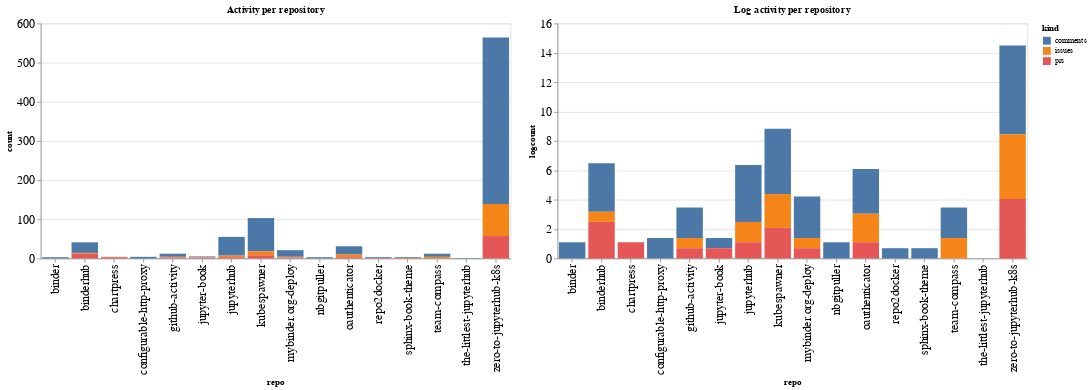

The code cell stored with this chart in its notebook:
### Code cell
ch1 = alt.Chart(repo_summaries, width=600, title="Activity per repository").mark_bar().encode(
    x='repo',
    y='count',
    color='kind',
    tooltip="kind"
)

ch2 = alt.Chart(repo_summaries, width=600, title="Log activity per repository").mark_bar().encode(
    x='repo',
    y='logcount',
    color='kind',
    tooltip="kind"
)

ch1 | ch2

### Figure 1 — Vega-Lite specification as saved in the notebook (floating-point values rounded to 4 significant figures)
{"config": {"axisLeft": {"labelFontSize": 15}, "axisBottom": {"labelFontSize": 15}}, "hconcat": [{"mark": "bar", "encoding": {"color": {"type": "nominal", "field": "kind"}, "tooltip": {"type": "nominal", "field": "kind"}, "x": {"type": "nominal", "field": "repo"}, "y": {"type": "quantitative", "field": "count"}}, "title": "Activity per repository", "width": 600}, {"mark": "bar", "encoding": {"color": {"type": "nominal", "field": "kind"}, "tooltip": {"type": "nominal", "field": "kind"}, "x": {"type": "nominal", "field": "repo"}, "y": {"type": "quantitative", "field": "logcount"}}, "title": "Log activity per repository", "width": 600}], "data": {"name": "data-173277e42a2390eee1d7d6d7ed033301"}, "$schema": "https://vega.github.io/schema/vega-lite/v4.8.1.json", "datasets": {"data-173277e42a2390eee1d7d6d7ed033301": [{"repo": "binder", "kind": "comments", "count": 3, "logcount": 1.099}, {"repo": "binderhub", "kind": "comments", "count": 27, "logcount": 3.296}, {"repo": "binderhub", "kind": "issues", "count": 2, "logcount": 0.6931}, {"repo": "binderhub", "kind": "prs", "count": 12, "logcount": 2.485}, {"repo": "chartpress", "kind": "issues", "count": 1, "logcount": 0.0}, {"repo": "chartpress", "kind": "prs", "count": 3, "logcount": 1.099}, {"repo": "configurable-http-proxy", "kind": "comments", "count": 4, "logcount": 1.386}, {"repo": "github-activity", "kind": "comments", "count": 8, "logcount": 2.079}, {"repo": "github-activity", "kind": "issues", "count": 2, "logcount": 0.6931}, {"repo": "github-activity", "kind": "prs", "count": 2, "logcount": 0.6931}, {"repo": "jupyter-book", "kind": "comments", "count": 2, "logcount": 0.6931}, {"repo": "jupyter-book", "kind": "issues", "count": 1, "logcount": 0.0}, {"repo": "jupyter-book", "kind": "prs", "count": 2, "logcount": 0.6931}, {"repo": "jupyterhub", "kind": "comments", "count": 48, "logcount": 3.871}, {"repo": "jupyterhub", "kind": "issues", "count": 4, "logcount": 1.386}, {"repo": "jupyterhub", "kind": "prs", "count": 3, "logcount": 1.099}, {"repo": "kubespawner", "kind": "comments", "count": 85, "logcount": 4.443}, {"repo": "kubespawner", "kind": "issues", "count": 10, "logcount": 2.303}, {"repo": "kubespawner", "kind": "prs", "count": 8, "logcount": 2.079}, {"repo": "mybinder.org-deploy", "kind": "comments", "count": 17, "logcount": 2.833}, {"repo": "mybinder.org-deploy", "kind": "issues", "count": 2, "logcount": 0.6931}, {"repo": "mybinder.org-deploy", "kind": "prs", "count": 2, "logcount": 0.6931}, {"repo": "nbgitpuller", "kind": "comments", "count": 3, "logcount": 1.099}, {"repo": "oauthenticator", "kind": "comments", "count": 21, "logcount": 3.045}, {"repo": "oauthenticator", "kind": "issues", "count": 7, "logcount": 1.946}, {"repo": "oauthenticator", "kind": "prs", "count": 3, "logcount": 1.099}, {"repo": "repo2docker", "kind": "comments", "count": 2, "logcount": 0.6931}, {"repo": "repo2docker", "kind": "prs", "count": 1, "logcount": 0.0}, {"repo": "sphinx-book-theme", "kind": "comments", "count": 2, "logcount": 0.6931}, {"repo": "sphinx-book-theme", "kind": "issues", "count": 1, "logcount": 0.0}, {"repo": "team-compass", "kind": "comments", "count": 8, "logcount": 2.079}, {"repo": "team-compass", "kind": "issues", "count": 4, "logcount": 1.386}, {"repo": "the-littlest-jupyterhub", "kind": "comments", "count": 1, "logcount": 0.0}, {"repo": "zero-to-jupyterhub-k8s", "kind": "comments", "count": 425, "logcount": 6.052}, {"repo": "zero-to-jupyterhub-k8s", "kind": "issues", "count": 82, "logcount": 4.407}, {"repo": "zero-to-jupyterhub-k8s", "kind": "prs", "count": 57, "logcount": 4.043}]}}
